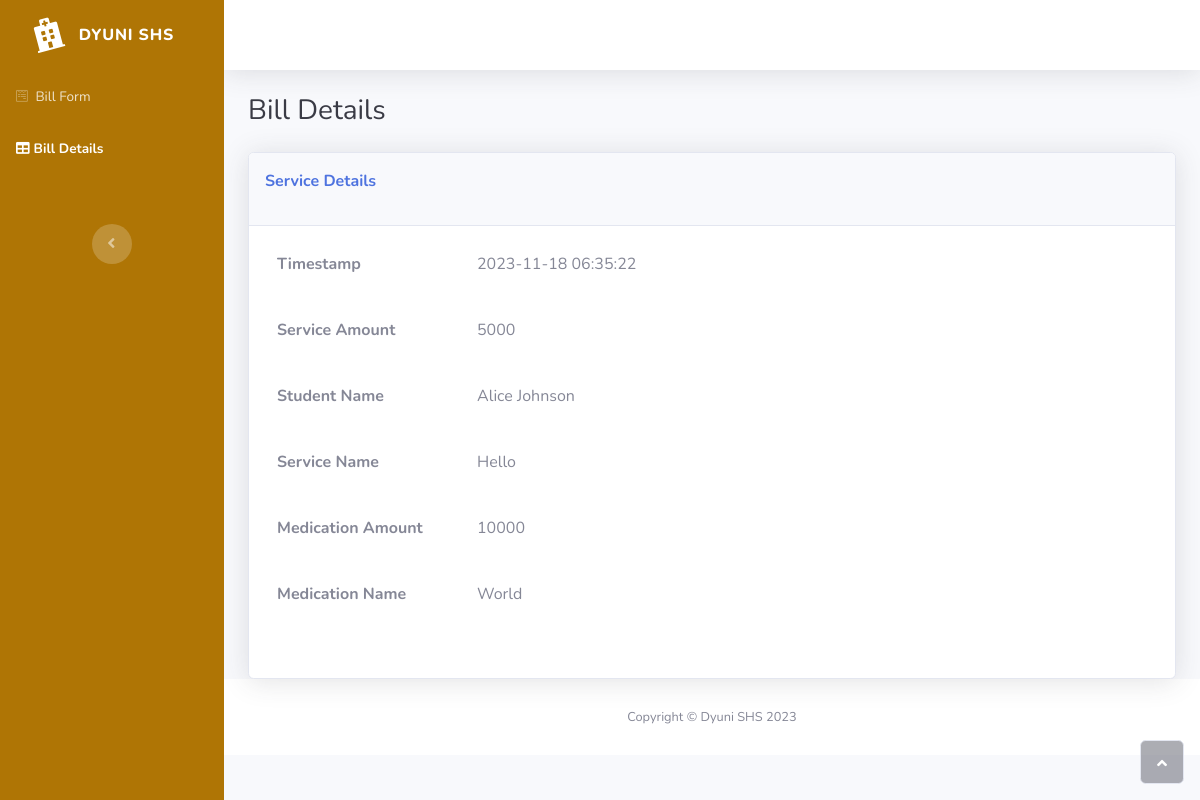
/html/Billpayment.php?id=1, run on the app's committed database.
### tables this page shows
CREATE TABLE `records` (
  `record_id` int(10) NOT NULL,
  `reg_number` varchar(100) NOT NULL,
  `date` timestamp NOT NULL DEFAULT current_timestamp() ON UPDATE current_timestamp(),
  `service_amount` int(11) NOT NULL,
  `service_name` varchar(200) NOT NULL,
  `medication_amount` int(11) NOT NULL,
  `medication_name` varchar(200) NOT NULL
);

### html/Billpayment.php (the view, shortened to what this page needs)
<?php
include("../db/dbConn.php");
?>
<!DOCTYPE html>
<html>
<head>
    <link rel="stylesheet" href="assets/bootstrap/css/bootstrap.min.css">
    <link rel="stylesheet" href="assets/fonts/fontawesome-all.min.css">
</head>
<body id="page-top">
    <div id="wrapper">
        <nav class="navbar navbar-dark align-items-start sidebar sidebar-dark accordion bg-gradient-primary p-0"
            style="background: #af7505;">
            <div class="container-fluid d-flex flex-column p-0"><a
                    class="navbar-brand d-flex justify-content-center align-items-center sidebar-brand m-0" href="#">
                    <div class="sidebar-brand-icon rotate-n-15"><i class="fas fa-hospital"></i></div>
                    <div class="sidebar-brand-text mx-3"><span>dYuni SHS</span></div>
                </a>
                <ul class="navbar-nav text-light" id="accordionSidebar">
                    <li class="nav-item"><a class="nav-link" href="paymentform.html"><i
                                class="fab fa-wpforms"></i><span>&nbsp;Bill Form</span></a></li>
                    <li class="nav-item"><a class="nav-link active" href="Billpayment.html"><i
                                class="fas fa-table"></i><span>Bill Details&nbsp;</span></a><a class="nav-link"
                            href="index.html"></a></li>
                </ul>
                <div class="text-center d-none d-md-inline"><button class="btn rounded-circle border-0"
                        id="sidebarToggle" type="button"></button></div>
            </div>
        </nav>
        <div class="d-flex flex-column" id="content-wrapper">
            <div id="content">
                <nav class="navbar navbar-light navbar-expand bg-white shadow mb-4 topbar static-top">
                </nav>
                <div class="container-fluid">
                    <h3 class="text-dark mb-4">Bill Details</h3>
                    <div class="card shadow">
                        <div class="card-header py-3">
                            <p style="color: #af7505;"><strong><span style="color: rgb(78, 115, 223);">Service
                                        Details</span></strong><br></p>
                        </div>
                        <div class="card-body">
                            <div class="row text-capitalize">
                                <?php
                                $id = $_GET['id'];
                                $sql = "SELECT  records.date as 'timestamp',
                              records.service_amount, CONCAT(users.first_name , ' ',users.last_name) as
                              'student_name', records.service_name, records.medication_amount,
                              records.medication_name FROM records INNER JOIN Students ON Students.reg_number = records.reg_number INNER JOIN users ON users.user_id = Students.user_id WHERE records.record_id = $id";
                                $result = $conn->query($sql);
                                $row = $result->fetch_assoc();
foreach ($row as $key => $value) {
    ?>
<div class="col-12 d-flex" style="padding-top: 10px;padding-bottom: 10px;"><label
                                        class="form-label"
                                        style="font-weight: bold;width: 200px;margin-left: 12px;height: 38px;">                                        <?php echo str_replace('_',' ',$key) ?>
 &nbsp;</label>
                                    <div>
                                        <?php echo $value ?>
                                    </div>
                                </div>
    <?php
}
                                    ?>
                        </div>
                    </div>
                </div>
            </div>
            <footer class="bg-white sticky-footer">
                <div class="container my-auto">
                    <div class="text-center my-auto copyright"><span>Copyright © Dyuni SHS 2023</span></div>
                </div>
            </footer>
        </div><a class="border rounded d-inline scroll-to-top" href="#page-top"><i class="fas fa-angle-up"></i></a>
    </div>
</body>
</html>

### data on the page
records: date "2023-11-18 06:35:22", service_amount "5000", service_name "Hello", medication_amount "10000", medication_name "World"

### other printed values
str_replace('_',' ',$key) "Timestamp"
str_replace('_',' ',$key) "Service Amount"
str_replace('_',' ',$key) "Student Name"
$value "Alice Johnson"
str_replace('_',' ',$key) "Service Name"
str_replace('_',' ',$key) "Medication Amount"
str_replace('_',' ',$key) "Medication Name"
